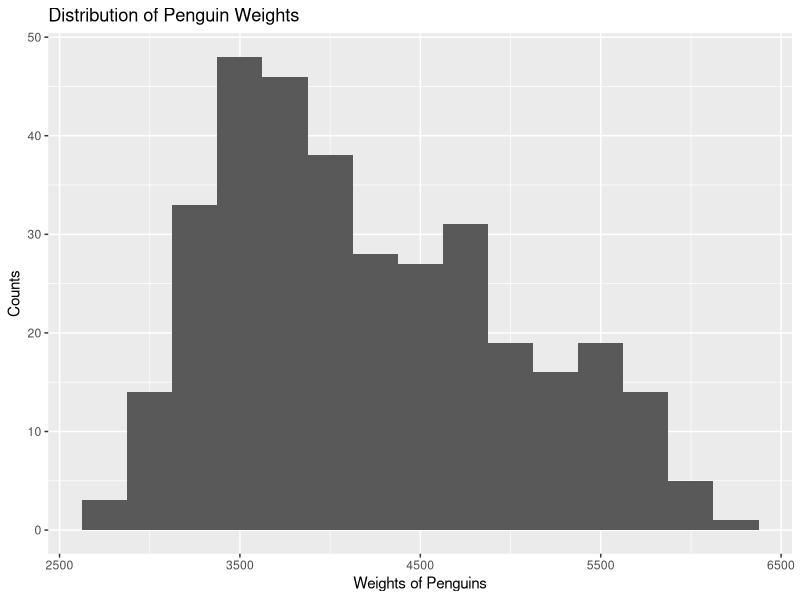
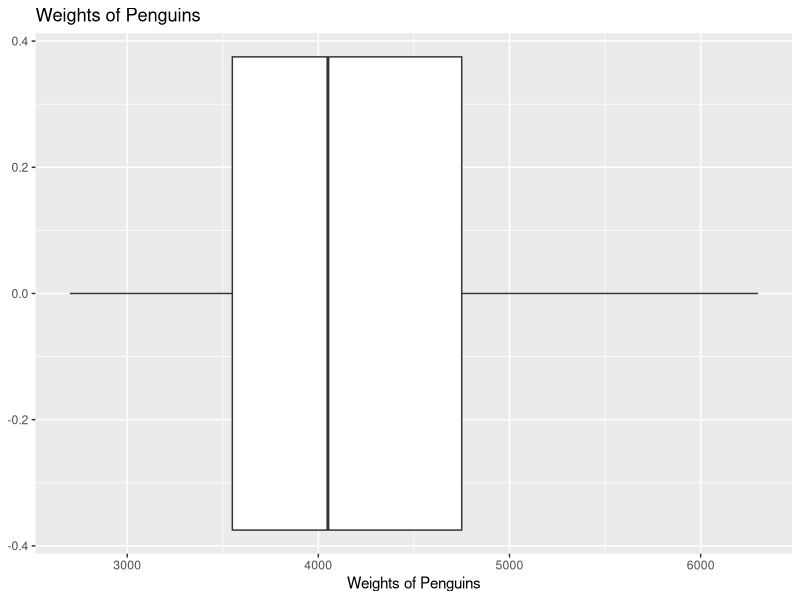
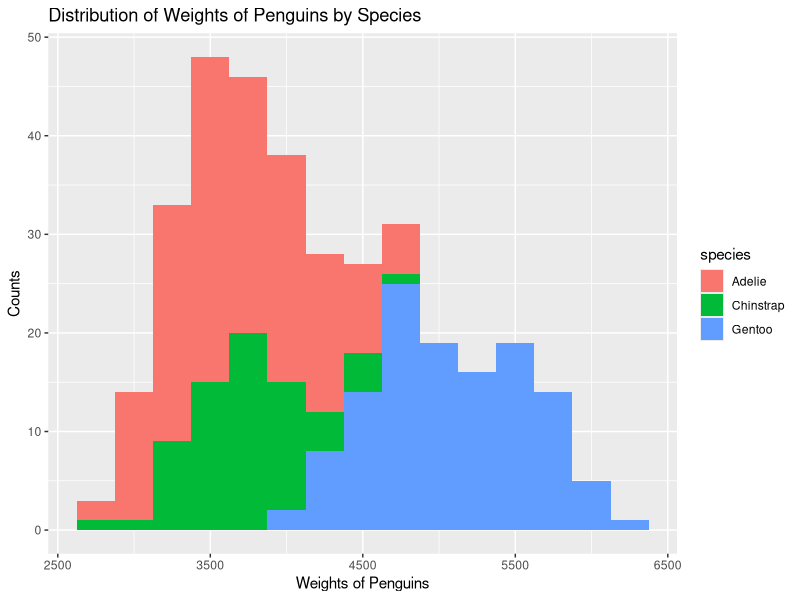
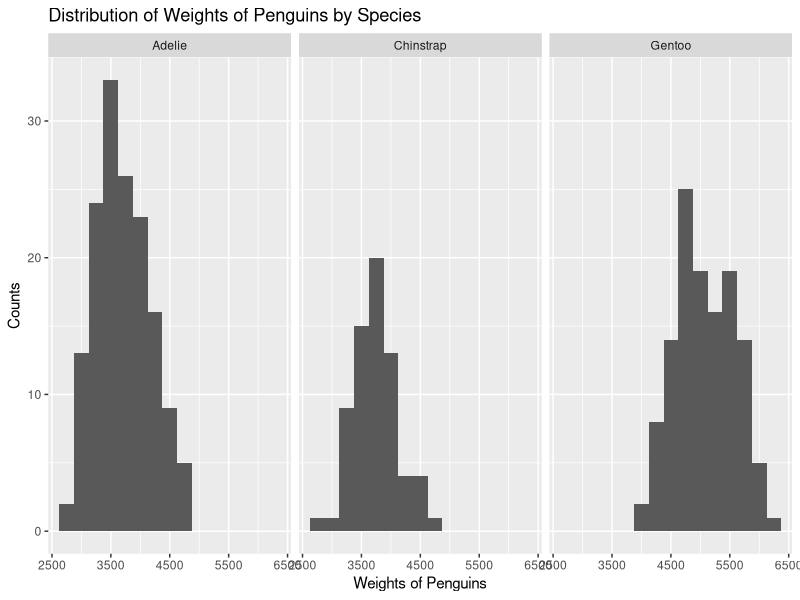
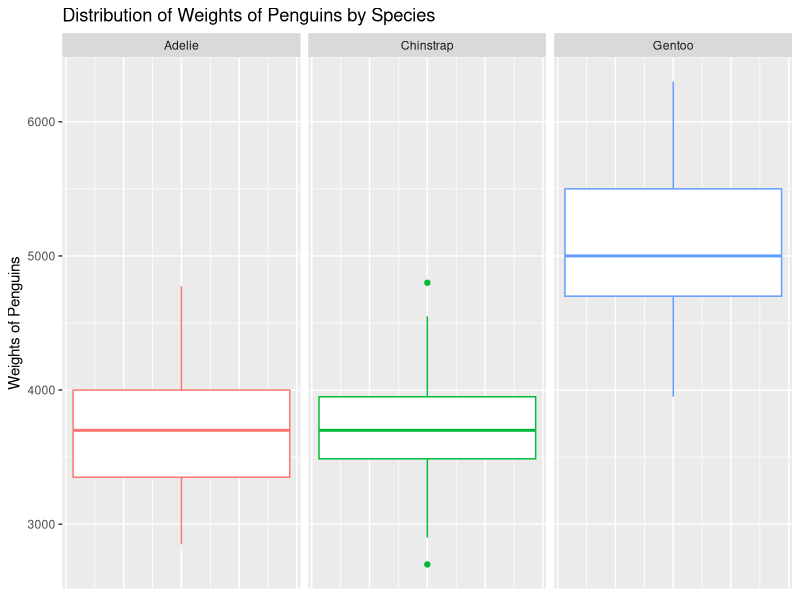
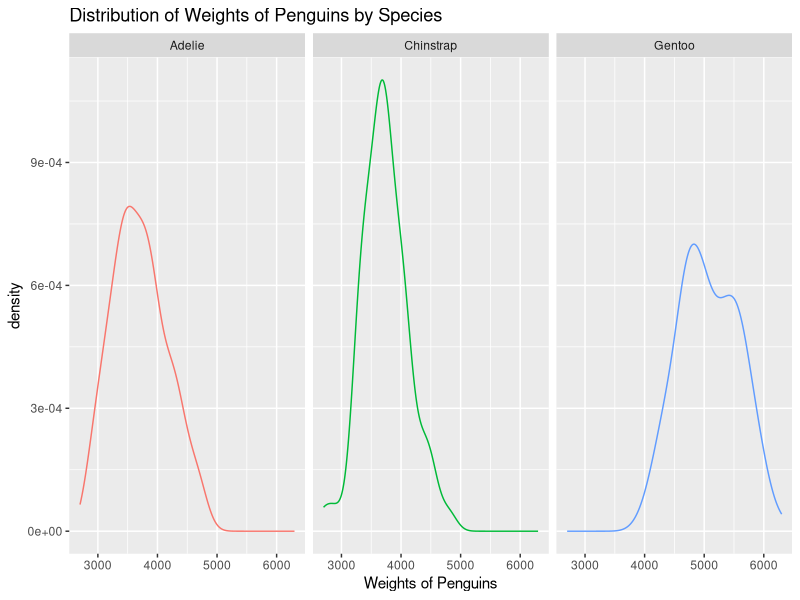
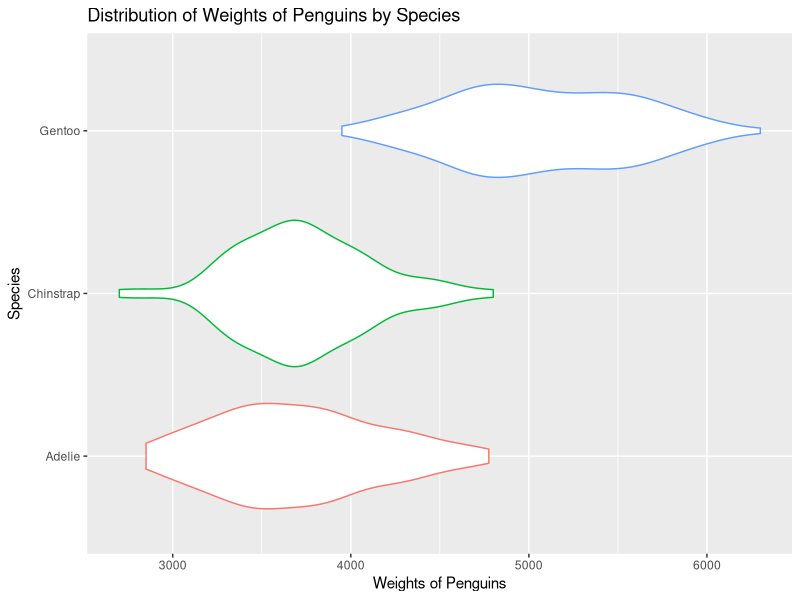
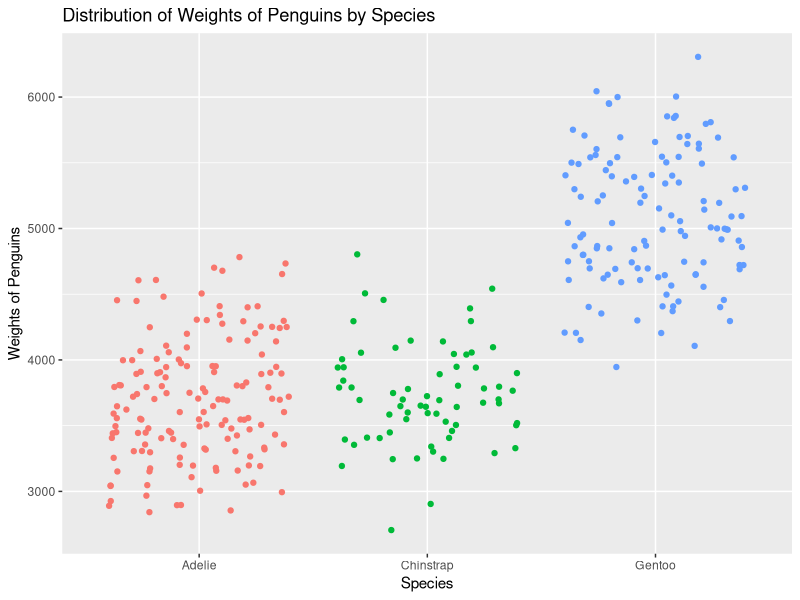

Write R code to recreate these figures, in order. (Note: this script raises an error after producing the figures.)
## ---- chunk 1
#| label: load-packages
#| warning: false

library(tidyverse)
library(palmerpenguins)
## ---- chunk 2
#| label: glimpse

glimpse(penguins)
## ---- chunk 3
#| label: histogram-weight

ggplot(penguins, aes(x = body_mass_g)) + 
  geom_histogram(binwidth = 250) + 
  labs(
    x = "Weights of Penguins",
    y = "Counts",
    title = "Distribution of Penguin Weights"
  )
## ---- chunk 4
#| label: boxplot-weight

ggplot(penguins, aes(x = body_mass_g)) + 
  geom_boxplot() + 
  labs(
    x = "Weights of Penguins",
    title = "Weights of Penguins")
## ---- chunk 5
#| label: histogram-weight-species

ggplot(penguins, aes(x = body_mass_g, fill = species)) + 
  geom_histogram(binwidth = 250) + 
  labs(
    x = "Weights of Penguins",
    y = "Counts",
    title = "Distribution of Weights of Penguins by Species")
## ---- chunk 6
#| label: histogram-weight-species-facet

ggplot(penguins, aes(x = body_mass_g)) + 
  geom_histogram(binwidth = 250) + 
  facet_wrap(~species) + 
  labs(
    x = "Weights of Penguins",
    y = "Counts",
    title = "Distribution of Weights of Penguins by Species")
## ---- chunk 7
#| label: boxplot-weight-species

ggplot(penguins, aes(y = body_mass_g, color = species)) + 
  geom_boxplot() + 
  facet_wrap(~species) + 
  labs(
    y = "Weights of Penguins",
    title = "Distribution of Weights of Penguins by Species") +
  theme(axis.text.x=element_blank(),
        axis.ticks.x=element_blank(), 
        legend.position = "none")
## ---- chunk 8
#| label: density-weight-species

ggplot(penguins, aes(x = body_mass_g, color = species)) + 
  geom_density() + 
  facet_wrap(~species) + 
  labs(
    x = "Weights of Penguins",
    title = "Distribution of Weights of Penguins by Species") +
  theme(legend.position = "none")
## ---- chunk 9
#| label: violin-weight-species

ggplot(penguins, aes(x = body_mass_g, y = species, color = species)) + 
  geom_violin() + 
  labs(
    x = "Weights of Penguins", y = "Species",
    title = "Distribution of Weights of Penguins by Species") +
  theme(legend.position = "none")
## ---- chunk 10
#| label: jitter-weight-species

ggplot(penguins, aes(x = species, y = body_mass_g, color = species)) + 
  geom_jitter() + 
  labs(
    x = "Species", y = "Weights of Penguins",
    title = "Distribution of Weights of Penguins by Species") +
  theme(legend.position = "none")
## ---- chunk 11
#| label: beeswarm-weight-species

ggplot(penguins, aes(x = species, y = body_mass_g, color = species)) + 
  geom_beeswarm() + 
  labs(
    x = "Species", y = "Weights of Penguins",
    title = "Distribution of Weights of Penguins by Species") +
  theme(legend.position = "none")
## ---- chunk 12
#| label: multi-geoms

ggplot(penguins, aes(x = species, y = body_mass_g, color = species)) + 
  geom_jitter() + geom_violin(aes(alpha = 0.5)) +
  labs(
    x = "Species", y = "Weights of Penguins",
    title = "Distribution of Weights of Penguins by Species") +
  theme(legend.position = "none")
## ---- chunk 13
#| label: multi-geoms-facet

ggplot(penguins, aes(x = species, y = body_mass_g, color = species)) + 
  geom_jitter() + geom_violin(aes(alpha = 0.5)) +
  labs(
    x = "Species", y = "Weights of Penguins",
    title = "Distribution of Weights of Penguins by Species") +
  theme(legend.position = "none") + 
  facet(~island)
## ---- chunk 14
#| label: barplot

# add code here
## ---- chunk 15
#| label: cat-cat

# add code here
## ---- chunk 16
# add code here
